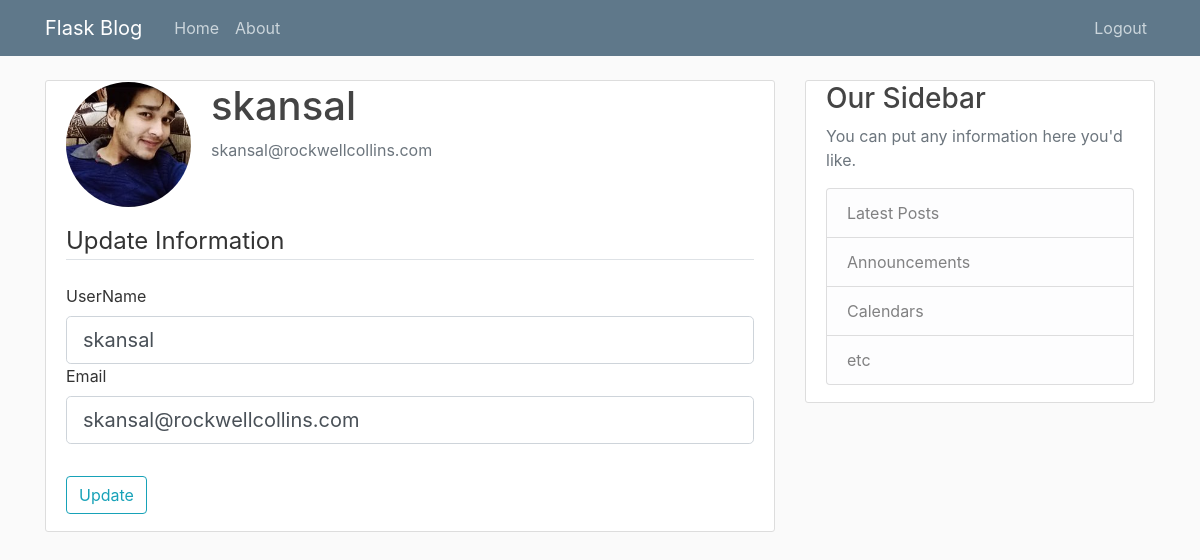
Page /account (signed in) on the earlier database version.
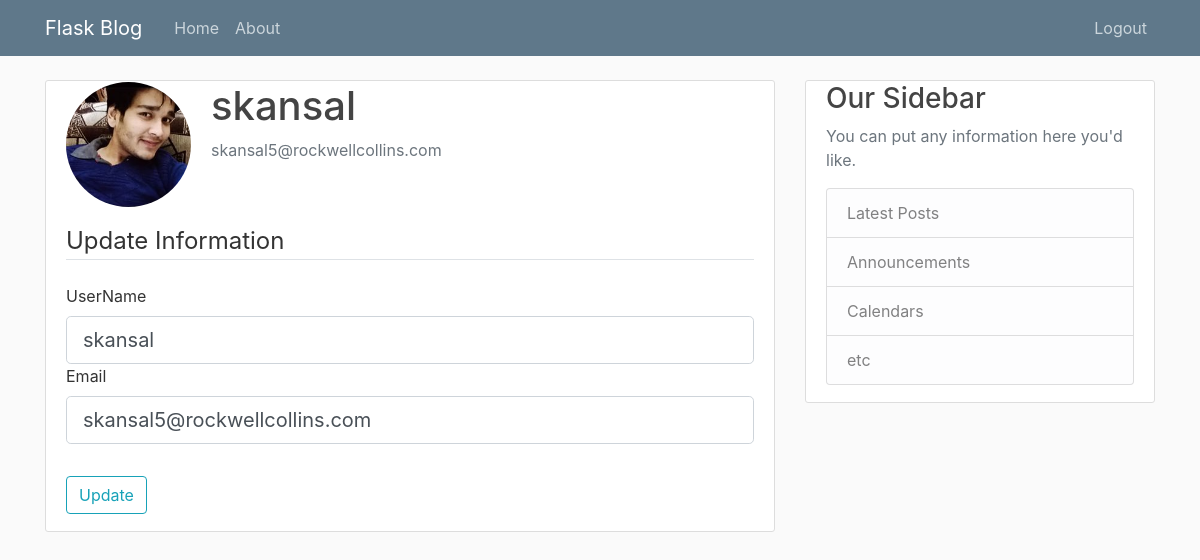
Same page on the later database version.
### flaskblog/model.py (models this page shows)
class User(db.Model, UserMixin):
  id = db.Column(db.Integer, primary_key = True)
  username = db.Column(db.String(20),unique = True, nullable = False)
  email = db.Column(db.String(120),unique = True, nullable = False)
  password = db.Column(db.String(20), unique=False,nullable = False)
  image_file = db.Column(db.String(20),default='default.jpg', nullable = False)
  posts = db.relationship('Post',backref ='post',lazy = True)
  def __repr__(self):
    return f"User('{self.username}','{self.email}','{self.image_file}')"

### flaskblog/routes.py (the view)
@app.route("/account",methods = ['GET','POST'])
@login_required
def account():
  form = UpdateInformation()
  if form.validate_on_submit():
    current_user.username = form.username.data
    current_user.email = form.email.data
    db.session.commit()
    flash(f'Your Account has been updated !','success')
    return redirect(url_for('account'))
  elif request.method == "GET":
    form.username.data = current_user.username
    form.email.data = current_user.email
  image_file = url_for('static', filename = 'profile_pics/' + current_user.image_file)
  return render_template('account.html', title ='Account' ,image_file = image_file, form = form)

### flaskblog/forms.py (shortened to what this page needs)
class UpdateInformation(FlaskForm):
  username = StringField('UserName',validators=[DataRequired(),Length(min=2,max=20)])
  email = StringField('Email',validators=[DataRequired(),Email()])
  update = SubmitField('Update')

### flaskblog/model.py (called while the page is built)
@login_manager.user_loader
def load_user(user_id):
  print("USER{{{{{{{{{{{}}}}}}}}}}}}}}}:",User.query.get(int(user_id))," IDDDDDDDD: ",user_id)
  return User.query.get(int(user_id))

### flaskblog/templates/account.html (shortened to what this page needs)
{% extends "layout.html" %}
{% block content %}
  <div class="content-section">
    <div class="media">
      <img class="rounded-circle account-img" src="{{image_file}}">
      <div class="media-body">
        <h2 class="account-heading">{{current_user.username}}</h2>
        <p class="text-secondary">{{current_user.email}}</p>
      </div>
    </div>
    <form action='' method = 'POST'>
      <fieldset class='form-group'>
	      <legend class='border-bottom mb-4' >Update Information</legend>
	        {{form.username.label(class="form-control-label")}}
	    	  {% if form.username.errors %}
	    	    {{form.username(class = "form-control form-control-lg is-invalid")}}
	    	    <div = "invalid-feedback">
	    	      {% for error in form.username.errors %}
	    		     <span>{{error}}</span>
	    		    {% endfor %}
	    	    </div>
	    	  {% else %}
	    	    {{form.username(class = "form-control form-control-lg")}}
	      	{% endif %}
	        <div class="form-group">
	          {{form.email.label(class="form-control-label")}}
	    	    {% if form.email.errors %}
	    	      {{form.email(class = "form-control form-control-lg is-invalid")}}
	    	      <div = "invalid-feedback">
	    	       {% for error in form.email.errors %}
	    		      <span>{{error}}</span>
	    		     {% endfor %}
	    	     </div>
	    	    {% else %}
	    	     {{form.email(class = "form-control form-control-lg")}}
	    	    {% endif %}
	        </div>
	    </fieldset>
	    <div class="form-group">
	    	{{form.update(class="btn btn-outline-info")}}
	    </div>
    </form>
  </div>
{% endblock content %}

### flaskblog/templates/layout.html (shortened to what this page needs)
<html>
<head>
    <link rel="stylesheet" href="https://stackpath.bootstrapcdn.com/bootstrap/4.1.3/css/bootstrap.min.css">
	<link rel ="stylesheet" href="{{url_for('static',filename='main.css')}}">
  <body>
    <header class="site-header">
      <nav class="navbar navbar-expand-md navbar-dark bg-steel fixed-top">
        <div class="container">
          <a class="navbar-brand mr-4" href="/">Flask Blog</a>
          <div class="collapse navbar-collapse" id="navbarToggle">
            <div class="navbar-nav mr-auto">
              <a class="nav-item nav-link" href="/">Home</a>
              <a class="nav-item nav-link" href="/about">About</a>
            </div>
            <div class="navbar-nav">
              {% if  current_user.is_authenticated %}
                <a class="nav-item nav-link" href="/logout">Logout</a>
              {% else %}
                <a class="nav-item nav-link" href="/login">Login</a>
                <a class="nav-item nav-link" href="/register">Register</a>
              {% endif %}
            </div>
          </div>
        </div>
      </nav>
    </header>
	<main role="main" class="container">
      <div class="row">
        <div class="col-md-8">
          {% block content %}{% endblock %}
        </div>
        <div class="col-md-4">
          <div class="content-section">
            <h3>Our Sidebar</h3>
            <p class='text-muted'>You can put any information here you'd like.
              <ul class="list-group">
                <li class="list-group-item list-group-item-light">Latest Posts</li>
                <li class="list-group-item list-group-item-light">Announcements</li>
                <li class="list-group-item list-group-item-light">Calendars</li>
                <li class="list-group-item list-group-item-light">etc</li>
              </ul>
            </p>
          </div>
        </div>
      </div>
    </main>
  </body>
</head>
</html>

### flaskblog/static/main.css (style rules this page uses)
body { background: #fafafa; color: #333333; margin-top: 5rem; }
h1, h2, h3, h4, h5, h6 { color: #444444; }
.bg-steel { background-color: #5f788a; }
.site-header .navbar-nav .nav-link { color: #cbd5db; }
.content-section { background: #ffffff; padding: 1px 20px; border: 1px solid #dddddd; border-radius: 3px; margin-bottom: 20px; }
.account-img { height: 125px; width: 125px; margin-right: 20px; margin-bottom: 16px; }
.account-heading { font-size: 2.5rem; }

Differences in the rows shown:
changed User "skansal": email "skansal@rockwellcollins.com" → "skansal5@rockwellcollins.com"
